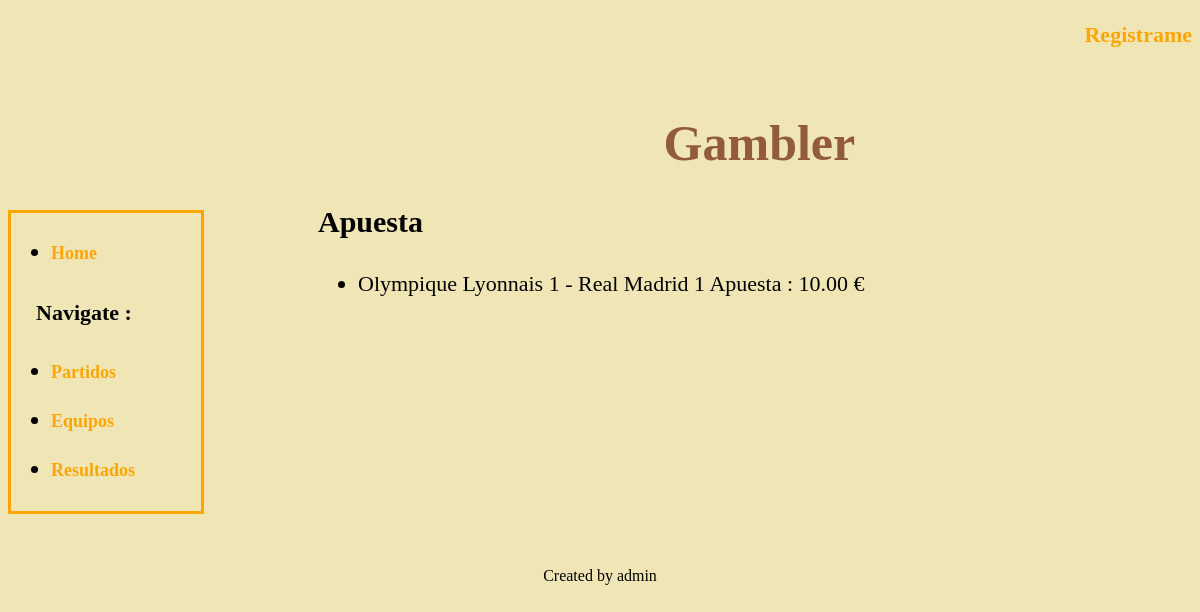
The app's page /gambler/apuesta/5/ with its own data.
### gambler/models.py (models this page shows, shortened)
class Apuesta(models.Model):
    user = models.ForeignKey(User)
    partido = models.ForeignKey(Partido, related_name='apuestas')
    apuesta = models.DecimalField(max_digits=11, decimal_places=2)
    resultado = models.ForeignKey(Resultado)

class Partido(models.Model):
    jornada = models.IntegerField()
    equipoLocal = models.ForeignKey(Equipo, related_name='equipo_local')
    equipoVisitante = models.ForeignKey(Equipo, related_name='equipo_visitante')
    cuota = models.DecimalField(max_digits=3, decimal_places=2, default=1)
    fecha = models.DateField(default=date.today)
    resultado = models.ForeignKey(Resultado)

class Equipo(models.Model):
    nombreEquipo = models.TextField()

class Resultado(models.Model):
    golLocal = models.IntegerField(default=-1)
    golVisitante = models.IntegerField(default=-1)

### gambler/views.py (the view)
class ApuestaDetail(DetailView, ConnegResponseMixin):
    model = Apuesta
    template_name = 'gambler/apuestas_detail.html'
    def get_context_data(self, **kwargs):
        context = super(ApuestaDetail, self).get_context_data(**kwargs)
        return context

### gambler/views.py (called while the page is built)
    def render_to_response(self, context, **kwargs):
        if 'extension' in self.kwargs:
            try:
                objects = [self.object]
            except AttributeError:
                objects = self.object_list
            if self.kwargs['extension'] == 'json':
                return self.render_json_object_response(objects=objects)
            elif self.kwargs['extension'] == 'xml':
                return self.render_xml_object_response(objects=objects)
        else:
            return super(ConnegResponseMixin, self).render_to_response(context)

### gambler/templates/gambler/apuestas_detail.html (shortened to what this page needs)
{% extends "gambler/base.html" %}
{% block content %}
<h2>
    Apuesta
</h2>
<ul>
        <li>{{ apuesta.partido.equipoLocal.nombreEquipo }} {{ apuesta.resultado.golLocal }} - {{ apuesta.partido.equipoVisitante.nombreEquipo }} {{ apuesta.resultado.golVisitante }} Apuesta :  {{ apuesta.apuesta }} € </li>
</ul>
{% endblock %}
{% block footer %}
    Created by {{ apuesta.user }}
{% endblock %}

### gambler/static/style/base.css (style rules this page uses)
* { background: rgba(240,230,181,1); }
h2 { font-size: 30px; }
ul li { padding-top:7px; padding-bottom:7px; text-decoration:none; font-size: 22px; }

### records on screen
Apuesta: partido.equipoLocal.nombreEquipo "Olympique Lyonnais", resultado.golLocal "1", partido.equipoVisitante.nombreEquipo "Real Madrid", resultado.golVisitante "1", apuesta "10.00", user "admin"
